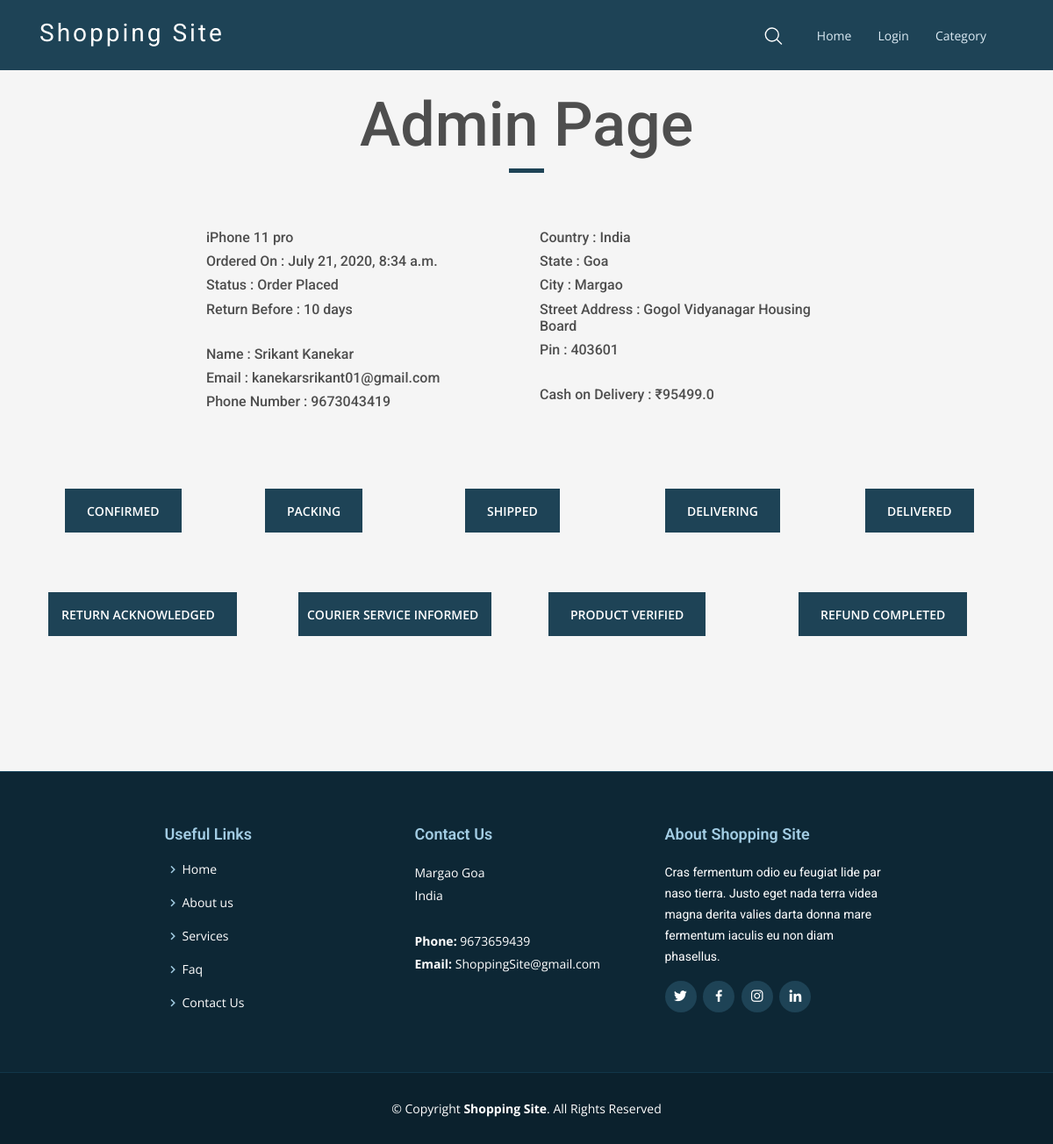
Screenshot of /admin_product_page/13 with the database file from the repository.
### products/models.py (models this page shows, shortened)
class Admin(models.Model):
    ordered_product = models.ForeignKey(Product, on_delete=models.CASCADE, related_name='admin')
    customer = models.ForeignKey(User, on_delete=models.CASCADE)
    status = models.IntegerField(choices=order_status, default=0)
    order_placed_date = models.DateTimeField(default=timezone.now, blank=True, null=True)
    order_confirmed_date = models.DateTimeField(blank=True, null=True)
    packing_date = models.DateTimeField(blank=True, null=True)
    shipped_date = models.DateTimeField(blank=True, null=True)
    out_for_delivery_date = models.DateTimeField(blank=True, null=True)
    delivered_date = models.DateTimeField(default=one_week_hence, blank=True, null=True)
    order_cancelled_date = models.DateTimeField(blank=True, null=True)
    return_request_placed_date = models.DateTimeField(blank=True, null=True)
    return_request_acknowledged_date = models.DateTimeField(blank=True, null=True)
    courier_service_informed_date = models.DateTimeField(blank=True, null=True)
    return_product_verified_date = models.DateTimeField(blank=True, null=True)
    refund_completed_date = models.DateTimeField(blank=True, null=True)
    delivered = models.BooleanField(default=False)

class Product(models.Model):
    title = models.CharField(max_length=100)
    category = TreeForeignKey('Category', null=True, blank=True, on_delete=models.CASCADE)
    image_url_1 = models.ImageField(upload_to='product/img', null=True, blank=True)
    image_url_2 = models.ImageField(upload_to='product/img', null=True, blank=True)
    image_url_3 = models.ImageField(upload_to='product/img', null=True, blank=True)
    offer_price = models.FloatField(default=0)
    original_price = models.FloatField(default=0)
    description = models.TextField(null=True, blank=True)
    quantity_left = models.IntegerField(null=True, blank=True)
    return_days = models.IntegerField(null=True, blank=True)
    slug = models.SlugField(unique=True, blank=True)

class Profile(models.Model):
    user = models.OneToOneField(User, on_delete=models.CASCADE)
    first_name = models.CharField(max_length=100, blank=True, null=True)
    last_name = models.CharField(max_length=100, blank=True, null=True)
    email = models.CharField(max_length=100, blank=True, null=True)
    dp = models.ImageField(upload_to='profile/img', null=True)
    country = models.CharField(max_length=20, null=True)
    state = models.CharField(max_length=20, null=True)
    city = models.CharField(max_length=20, null=True)
    street_address = models.CharField(max_length=50, null=True)
    postcode = models.IntegerField(null=True)
    phone_number = models.IntegerField(null=True)
    gender = models.CharField(choices=(('Male', 'Male'), ('Female', 'Female')), max_length=10, null=True)
    wishlist_products = models.ManyToManyField(Product, blank=True, related_name='wishlist')
    cart_products = models.ManyToManyField(Product, blank=True)
    total_original = models.IntegerField(default=0)
    total_offer = models.IntegerField(default=0)
    total = models.IntegerField(default=0)

### products/views.py (the view)
# urls.py: path('admin_product_page/<int:order_id>', views.admin_product_page, name='admin_product_page'),
def admin_product_page(request, order_id):
    order = Admin.objects.get(id=order_id)
    return render(request, 'template/admin_product_page.html', {'order': order})

### products/context_processors.py (called while the page is built)
def add_variable_to_context(request):
    if request.user.is_authenticated:
        wishlist_count = Profile.objects.get(user=request.user).wishlist_products.all().count()
        cart_count = Profile.objects.get(user=request.user).cart_products.all().count()
        order_count = Admin.objects.filter(customer=request.user).count()
        notification_count = Notification.objects.filter(user=request.user, close=False).count()
        notification_new_count = Notification.objects.filter(user=request.user, seen=False).count()
        return {
            'order_count': order_count,
            'wishlist_count': wishlist_count,
            'cart_count': cart_count,
            'notification_count': notification_count,
            'notification_new_count': notification_new_count,
        }
    else:
        return {}

### products/templates/template/admin_product_page.html (shortened to what this page needs)
{% extends 'template/base.html' %}
{% load static %}
{% block content %}
<section class="portfolio portfolio-title">
    <div class="container">
        <div class="row">
            <div class="col-sm-12">
                <div class="title-box text-center">
                    <h3 class="title-a">
                        Admin page
                    </h3>
                    <div class="line-mf"></div>
                </div>
            </div>
        </div>
    </div>
</section>
<div class="container">
    <div class="row">
        <div class="col-md-8" style="margin: auto;">
            <div class="row">
                <div class="col-md-6">
                    <h6>{{ order.ordered_product.title }}</h6>
                    <h6>Ordered On : {{ order.order_placed_date }}</h6>
                    <h6>Status : {{ order.get_status_display }}</h6>
                    <h6>Return Before : {{ order.ordered_product.return_days }} days</h6>
                    <br>
                    <h6>Name : {{ order.customer.first_name }} {{ order.customer.last_name }} </h6>
                    <h6>Email : {{ order.customer.email }}</h6>
                    <h6>Phone Number : {{ order.customer.profile.phone_number }}</h6>
                </div>
                <div class="col-md-6">
                    <h6>Country : {{ order.customer.profile.country }}</h6>
                    <h6>State : {{ order.customer.profile.state }}</h6>
                    <h6>City : {{ order.customer.profile.city }}</h6>
                    <h6>Street Address : {{ order.customer.profile.street_address }}</h6>
                    <h6>Pin : {{ order.customer.profile.postcode }}</h6>
                    <br>
                    <h6>Cash on Delivery : ₹{{ order.ordered_product.offer_price }}</h6>
                </div>
            </div>
        </div>
    </div>
    <br>
    <br>
    <br>
    <div class="row">
        <div class="col-md-12" style="margin: auto;">
            <div class="row">
                <div class="col-7 col-md-2" style="margin: auto;">
                    <a href="{% url 'admin_status_update' order_id=order.id status=1 %}" style="color: white"
                       class="proceed-btn">
                        Confirmed
                    </a>
                </div>
                <div class="col-7 col-md-2" style="margin: auto;">
                    <a href="{% url 'admin_status_update' order_id=order.id status=2 %}" style="color: white"
                       class="proceed-btn">
                        Packing
                    </a>
                </div>
                <div class="col-7 col-md-2" style="margin: auto;">
                    <a href="{% url 'admin_status_update' order_id=order.id status=3 %}" style="color: white"
                       class="proceed-btn">
                        Shipped
                    </a>
                </div>
                <div class="col-7 col-md-2" style="margin: auto;">
                    <a href="{% url 'admin_status_update' order_id=order.id status=4 %}"
                       style="color: white"
                       class="proceed-btn">
                        Delivering
                    </a>
                </div>
                <div class="col-7 col-md-2" style="margin: auto;">
                    <a href="{% url 'admin_status_update' order_id=order.id status=5 %}" style="color: white"
                       class="proceed-btn">
                        Delivered
                    </a>
                </div>
            </div>
            <br>
            <br>
            <div class="row">
                <div class="col-10 col-md-3" style="margin: auto;">
                    <a href="{% url 'admin_status_update' order_id=order.id status=8 %}"
                       style="color: white; padding: 15px 25px 14px 15px;"
                       class="proceed-btn">
                        Return Acknowledged
                    </a>
                </div>
                <div class="col-10 col-md-3" style="margin: auto;">
                    <a href="{% url 'admin_status_update' order_id=order.id status=9 %}"
                       style="color: white; padding: 15px 15px 14px 10px;"
                       class="proceed-btn">
                        Courier Service Informed
                    </a>
                </div>
                <div class="col-9 col-md-3" style="margin: auto;">
                    <a href="{% url 'admin_status_update' order_id=order.id status=10 %}"
                       style="color: white;"
                       class="proceed-btn">
                        Product Verified
                    </a>
                </div>
                <div class="col-9 col-md-3" style="margin: auto;">
                    <a href="{% url 'admin_status_update' order_id=order.id status=11 %}"
                       style="color: white"
                       class="proceed-btn">
                        Refund Completed
                    </a>
                </div>
            </div>
        </div>
    </div>
</div>
<br>
<br>
<br>
<br>
<br>
<br>
{% endblock %}

### products/static/css/style.css (style rules this page uses)
body { font-family : "Open Sans", sans-serif; color : #4e4e4e; background-color: #f5f5f5; }
a { color : #1e1e1e; text-decoration: none; transition : all 0.5s ease-in-out; }
h1, h2, h3, h4, h5, h6, .font-primary { font-family: "Roboto", sans-serif; }
.portfolio-title { margin-top: 100px; }
.portfolio .title-box { margin-bottom: 4rem; }
.portfolio .title-a { font-size : 70px; font-weight : 500; text-transform: capitalize; }
.portfolio .line-mf { width : 40px; height : 5px; background-color: #1e4356; margin : 0 auto; }
.proceed-btn { font-size : 14px; font-weight : 600; color : #ffffff; background : #1e4356; text-transform: uppercase; padding : 15px 25px 14px 25px; display : inline-flex; text-align : center; margin : 10px; }

### rows the page displays
Admin: ordered_product "iPhone 11 pro", order_placed_date "July 21, 2020, 8:34 a.m.", status "Order Placed", ordered_product.return_days "10", customer.first_name "Srikant", customer.last_name "Kanekar", customer.email "kanekarsrikant01@gmail.com", customer.profile.phone_number "9673043419", customer.profile.country "India", customer.profile.state "Goa", customer.profile.city "Margao", customer.profile.street_address "Gogol Vidyanagar Housing Board", customer.profile.postcode "403601", ordered_product.offer_price "95499.0"
